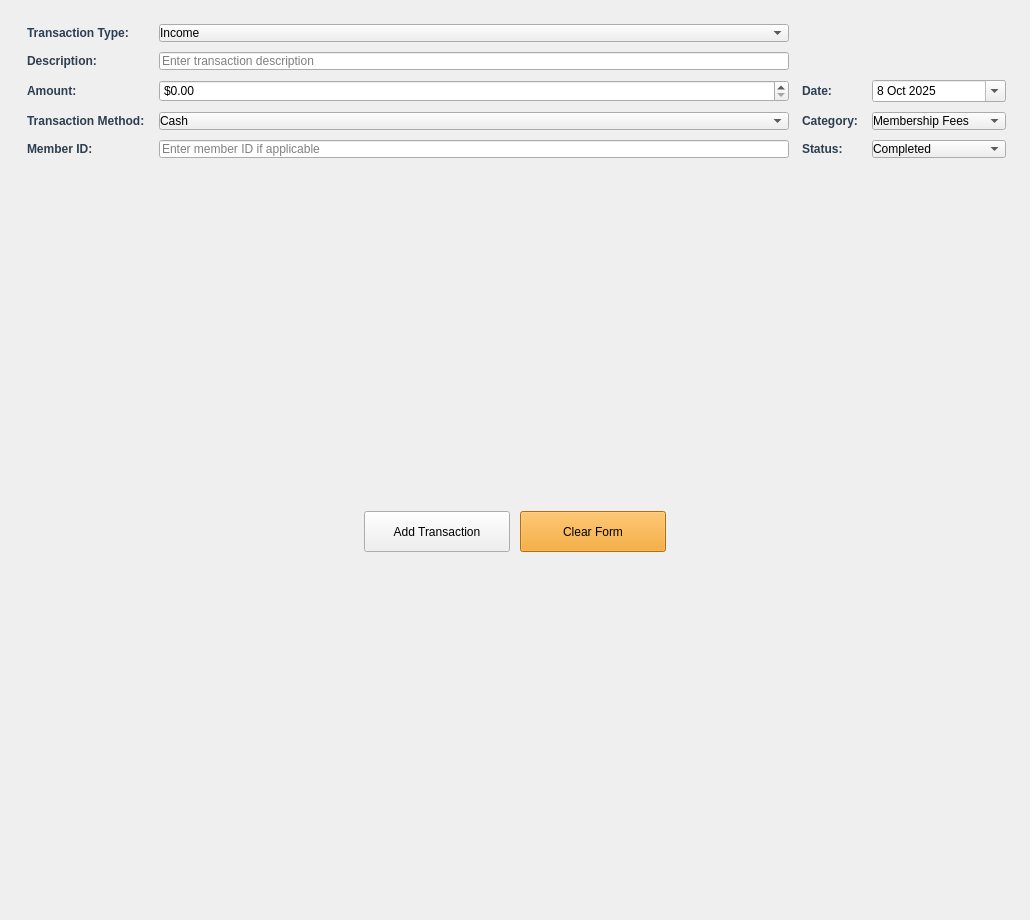
                    <widget class="QWidget" name="paymentScrollContent">
                     <property name="geometry">
                      <rect>
                       <x>0</x>
                       <y>0</y>
                       <width>1030</width>
                       <height>920</height>
                      </rect>
                     </property>
                     <layout class="QVBoxLayout" name="paymentFormMainLayout">
                      <item>
                       <widget class="QFrame" name="paymentFormFrame">
                        <property name="autoFillBackground">
                         <bool>false</bool>
                        </property>
                        <property name="styleSheet">
                         <string notr="true">margin : 2px;</string>
                        </property>
                        <layout class="QGridLayout" name="paymentGridLayout">
                         <item row="1" column="1">
                          <widget class="QLineEdit" name="paymentDescriptionEdit">
                           <property name="placeholderText">
                            <string>Enter transaction description</string>
                           </property>
                          </widget>
                         </item>
                         <item row="2" column="2">
                          <widget class="QLabel" name="paymentAmountLabel">
                           <property name="styleSheet">
                            <string notr="true">font-weight: 600; color: #2c3e50;</string>
                           </property>
                           <property name="text">
                            <string>Date:</string>
                           </property>
                          </widget>
                         </item>
                         <item row="0" column="1">
                          <widget class="QComboBox" name="paymentTypeCombo">
                           <item>
                            <property name="text">
                             <string>Income</string>
                            </property>
                           </item>
                           <item>
                            <property name="text">
                             <string>Expense</string>
                            </property>
                           </item>
                          </widget>
                         </item>
                         <item row="0" column="0">
                          <widget class="QLabel" name="paymentTypeLabel">
                           <property name="styleSheet">
                            <string notr="true">font-weight: 600; color: #2c3e50;</string>
                           </property>
                           <property name="text">
                            <string>Transaction Type:</string>
                           </property>
                          </widget>
                         </item>
                         <item row="1" column="0">
                          <widget class="QLabel" name="paymentDescriptionLabel">
                           <property name="styleSheet">
                            <string notr="true">font-weight: 600; color: #2c3e50;</string>
                           </property>
                           <property name="text">
                            <string>Description:</string>
                           </property>
                          </widget>
                         </item>
                         <item row="2" column="1">
                          <widget class="QDoubleSpinBox" name="paymentAmountSpinBox">
                           <property name="prefix">
                            <string>$</string>
                           </property>
                           <property name="maximum">
                            <double>999999.989999999990687</double>
                           </property>
                           <property name="singleStep">
                            <double>0.010000000000000</double>
                           </property>
                          </widget>
                         </item>
                         <item row="2" column="3">
                          <widget class="QDateEdit" name="paymentDateEdit">
                           <property name="calendarPopup">
                            <bool>true</bool>
                           </property>
                           <property name="date">
                            <date>
                             <year>2025</year>
                             <month>10</month>
                             <day>8</day>
                            </date>
                           </property>
                          </widget>
                         </item>
                         <item row="3" column="0">
                          <widget class="QLabel" name="paymentMethodLabel">
                           <property name="styleSheet">
                            <string notr="true">font-weight: 600; color: #2c3e50;</string>
                           </property>
                           <property name="text">
                            <string>Transaction Method:</string>
                           </property>
                          </widget>
                         </item>
                         <item row="3" column="1">
                          <widget class="QComboBox" name="paymentMethodCombo">
                           <item>
                            <property name="text">
                             <string>Cash</string>
                            </property>
                           </item>
                           <item>
                            <property name="text">
                             <string>Credit Card</string>
                            </property>
                           </item>
                           <item>
                            <property name="text">
                             <string>Debit Card</string>
                            </property>
                           </item>
                           <item>
                            <property name="text">
                             <string>Bank Transfer</string>
                            </property>
                           </item>
                           <item>
                            <property name="text">
                             <string>Check</string>
                            </property>
                           </item>
                           <item>
                            <property name="text">
                             <string>Online Payment</string>
                            </property>
                           </item>
                          </widget>
                         </item>
                         <item row="3" column="2">
                          <widget class="QLabel" name="paymentCategoryLabel">
                           <property name="styleSheet">
                            <string notr="true">font-weight: 600; color: #2c3e50;</string>
                           </property>
                           <property name="text">
                            <string>Category:</string>
                           </property>
                          </widget>
                         </item>
                         <item row="3" column="3">
                          <widget class="QComboBox" name="paymentCategoryCombo">
                           <item>
                            <property name="text">
                             <string>Membership Fees</string>
                            </property>
                           </item>
                           <item>
                            <property name="text">
                             <string>Equipment Purchase</string>
                            </property>
                           </item>
                           <item>
                            <property name="text">
                             <string>Utilities</string>
                            </property>
                           </item>
                           <item>
                            <property name="text">
                             <string>Salaries</string>
                            </property>
                           </item>
                           <item>
                            <property name="text">
                             <string>Maintenance</string>
                            </property>
                           </item>
                           <item>
                            <property name="text">
                             <string>Services</string>
                            </property>
                           </item>
                           <item>
                            <property name="text">
                             <string>Other</string>
                            </property>
                           </item>
                          </widget>
                         </item>
                         <item row="2" column="0">
                          <widget class="QLabel" name="paymentDateLabel">
                           <property name="styleSheet">
                            <string notr="true">font-weight: 600; color: #2c3e50;</string>
                           </property>
                           <property name="text">
                            <string>Amount:</string>
                           </property>
                          </widget>
                         </item>
                         <item row="4" column="0">
                          <widget class="QLabel" name="paymentMemberLabel">
                           <property name="styleSheet">
                            <string notr="true">font-weight: 600; color: #2c3e50;</string>
                           </property>
                           <property name="text">
                            <string>Member ID:</string>
                           </property>
                          </widget>
                         </item>
                         <item row="4" column="1">
                          <widget class="QLineEdit" name="paymentMemberEdit">
                           <property name="placeholderText">
                            <string>Enter member ID if applicable</string>
                           </property>
                          </widget>
                         </item>
                         <item row="4" column="2">
                          <widget class="QLabel" name="paymentStatusLabel">
                           <property name="styleSheet">
                            <string notr="true">font-weight: 600; color: #2c3e50;</string>
                           </property>
                           <property name="text">
                            <string>Status:</string>
                           </property>
                          </widget>
                         </item>
                         <item row="4" column="3">
                          <widget class="QComboBox" name="paymentStatusCombo">
                           <item>
                            <property name="text">
                             <string>Completed</string>
                            </property>
                           </item>
                           <item>
                            <property name="text">
                             <string>Pending</string>
                            </property>
                           </item>
                           <item>
                            <property name="text">
                             <string>Failed</string>
                            </property>
                           </item>
                          </widget>
                         </item>
                         <item row="6" column="0" colspan="4">
                          <widget class="QFrame" name="paymentButtonFrame">
                           <layout class="QHBoxLayout" name="paymentButtonLayout">
                            <item>
                             <spacer name="paymentButtonSpacer">
                              <property name="orientation">
                               <enum>Qt::Orientation::Horizontal</enum>
                              </property>
                              <property name="sizeHint" stdset="0">
                               <size>
                                <width>40</width>
                                <height>20</height>
                               </size>
                              </property>
                             </spacer>
                            </item>
                            <item>
                             <widget class="QPushButton" name="addPaymentButton">
                              <property name="minimumSize">
                               <size>
                                <width>150</width>
                                <height>45</height>
                               </size>
                              </property>
                              <property name="text">
                               <string>Add Transaction</string>
                              </property>
                              <property name="icon">
                               <iconset>
                                <normaloff>:/icons/icons/plus.png</normaloff>:/icons/icons/plus.png</iconset>
                              </property>
                             </widget>
                            </item>
                            <item>
                             <widget class="QPushButton" name="clearPaymentFormButton">
                              <property name="minimumSize">
                               <size>
                                <width>150</width>
                                <height>45</height>
                               </size>
                              </property>
                              <property name="styleSheet">
                               <string notr="true">background-color: #f39c12;</string>
                              </property>
                              <property name="text">
                               <string>Clear Form</string>
                              </property>
                              <property name="icon">
                               <iconset resource="resources.qrc">
                                <normaloff>:/icons/icons/delete.png</normaloff>:/icons/icons/delete.png</iconset>
                              </property>
                             </widget>
                            </item>
                            <item>
                             <spacer name="paymentButtonSpacer2">
                              <property name="orientation">
                               <enum>Qt::Orientation::Horizontal</enum>
                              </property>
                              <property name="sizeHint" stdset="0">
                               <size>
                                <width>40</width>
                                <height>20</height>
                               </size>
                              </property>
                             </spacer>
                            </item>
                           </layout>
                          </widget>
                         </item>
                        </layout>
                       </widget>
                      </item>
                     </layout>
                    </widget>
